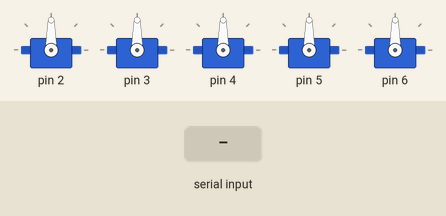
The sketch below on a simulated Arduino Uno, built with avr-gcc and run on an emulated ATmega328P. On the bench: 5 × servo. The test bench sets the inputs (shaded band). What the sketch prints to the serial monitor is not drawn.

Above: at 1.2 s.
1.3 s: "o" received over Serial
At 3.3 s:
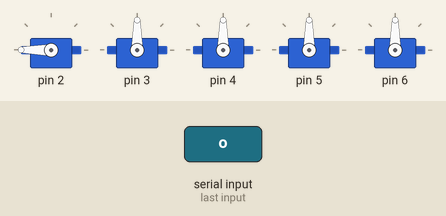
3.8 s: "c" received over Serial
At 5.2 s:
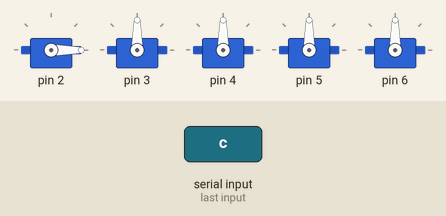
Timing chart, 0 to 6.8 s (numbered marks = the images above; inputs shaded):
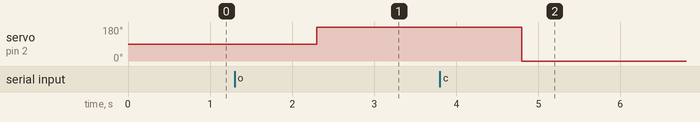

The sketch:

RobotHand.ino
```cpp
/*
Author: Abhishek Yanamandra
Connections:
Arduino Pins -> Robot hand Servo Data line
Pin 2 -> Little Finger Servo
Pin 3 -> Ring Finger Servo
Pin 4 -> Middle Finger Servo
Pin 5 -> Index Finger Servo
Pin 6 -> Thumb Finger Servo

5V and Gnd for servos is given from external power supply. Any smartphone charger would work.
Connect Gnd common for external supply and Arduino.

*/
#include <Servo.h>

Servo finger[5];  // create servo object to control a servo
// twelve servo objects can be created on most boards

int pos = 0;    // variable to store the servo position
int wave_delay=10;
char statess[10];
String data="";
void setup() {
  for(int i=2; i<=6; i++)
  {
    finger[i-2].attach(i);
  }
  Serial.begin(115200);
  Serial.println("Serial Initialization Done");
}
/*
 * Finger[0] is Litte(0)  finger: Close=0   and Open=180
 * Finger[1] is Ring(1)   finger: Close=180 and Open=30
 * Finger[2] is Middle(2) finger: Close=0   and Open=180
 * Finger[3] is Index(3)  finger: Close=180 and Open=0
 * Finger[4] is Thumb(4)  finger: Close=180   and Open=0
 */

void all_open()
{
  finger[0].write(180);
  finger[1].write(30);
  finger[2].write(180);
  finger[3].write(0);
  finger[4].write(0);
}

void all_close()
{
  finger[0].write(0);
  finger[1].write(180);
  finger[2].write(0);
  finger[3].write(180);
  finger[4].write(180);
}

int wave_close(int d=500)
{
  finger[0].write(0);
  delay(d);
  finger[1].write(180);
  delay(d);
  finger[2].write(0);
  delay(d);
  finger[3].write(180);
  delay(d);
  finger[4].write(180);
  delay(d);
}

int wave_open(int d=500)
{
  finger[0].write(180);
  delay(d);
  finger[1].write(30);
  delay(d);
  finger[2].write(180);
  delay(d);
  finger[3].write(0);
  delay(d);
  finger[4].write(0);
  delay(d);
}

void make_finger(String fingeris, String finger_status)
{
  if(fingeris=="thumb")
  {
    if(finger_status=="o"){finger[4].write(0);}
    else if(finger_status=="c"){finger[4].write(180);}
    }

  if(fingeris=="index")
  {
    if(finger_status=="o"){finger[3].write(0);}
    else if(finger_status=="c"){finger[3].write(180);}
    }

  if(fingeris=="middle")
  {
    if(finger_status=="o"){finger[2].write(180);}
    else if(finger_status=="c"){finger[2].write(0);}
    }

    if(fingeris=="ring")
  {
    if(finger_status=="o"){finger[1].write(30);}
    else if(finger_status=="c"){finger[1].write(180);}
    }
    if(fingeris=="little")
  {
    if(finger_status=="o"){finger[0].write(180);}
    else if(finger_status=="c"){finger[0].write(0);}
    }
if(fingeris=="all")
  {
    if(finger_status=="o"){all_open();}
    else if(finger_status=="c"){all_close();}
    }
}
void make_finger_symbol(int fingeris, char finger_status)
{
  if(fingeris==4)
  {
    if(finger_status=='o'){finger[4].write(0);}
    else if(finger_status=='c'){finger[4].write(180);}
    }

  if(fingeris==3)
  {
    if(finger_status=='o'){finger[3].write(0);}
    else if(finger_status=='c'){finger[3].write(180);}
    }

  if(fingeris==2)
  {
    if(finger_status=='o'){finger[2].write(180);}
    else if(finger_status=='c'){finger[2].write(0);}
    }

    if(fingeris==1)
  {
    if(finger_status=='o'){finger[1].write(30);}
    else if(finger_status=='c'){finger[1].write(180);}
    }
    if(fingeris==0)
  {
    if(finger_status=='o'){finger[0].write(180);}
    else if(finger_status=='c'){finger[0].write(0);}
    }
if(fingeris==5)
  {
    if(finger_status=='o'){all_open();}
    else if(finger_status=='c'){all_close();}
    }
}

void bye_bye()
{
  all_open();
  delay(500);
  all_close();
  delay(500);
  all_open();
  delay(500);
  all_close();
  delay(500);
  all_open();
  delay(500);
  all_close();
  delay(500);
}
void hand_model(String states)
{
  states.toCharArray(statess,10);
  for(int i=0;i<=5;i++)
  {
    Serial.println(statess[i]);
    make_finger_symbol(i,statess[i]);
  }
}
void loop()
{
  if(Serial.available())
  {
    data = Serial.readString();
    if(data[1]=='b'){bye_bye();}
    else{hand_model(data);}
  }
  //Uncomment to see amazing actions
//  //hand_model("occoo");
//  //wave_open();
//  //delay(600);
//  //hand_model("ccccc");
//  //wave_close();
//  //delay(600);
//hand_model("ooooo");
//delay(1000);
//hand_model("ccooc");
//delay(1000);
//hand_model("ccccc");
//delay(1000);
}
```

Measured:
- after the input at 1.3 s, servo on pin 2: 90° → 180° after 1.0 s
- after the input at 3.8 s, servo on pin 2: 180° → 0° after 1.0 s
